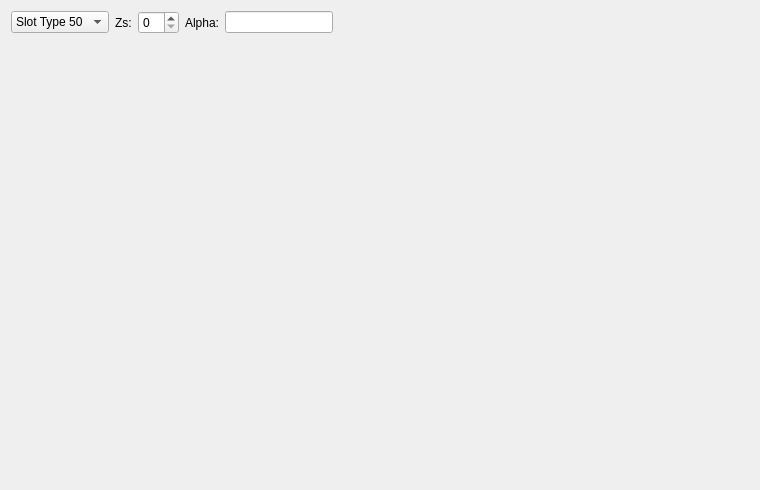
<?xml version="1.0" encoding="UTF-8"?>
<ui version="4.0">
 <class>WNotch</class>
 <widget class="QWidget" name="WNotch">
  <property name="geometry">
   <rect>
    <x>0</x>
    <y>0</y>
    <width>760</width>
    <height>490</height>
   </rect>
  </property>
  <property name="minimumSize">
   <size>
    <width>760</width>
    <height>490</height>
   </size>
  </property>
  <property name="windowTitle">
   <string>Form</string>
  </property>
  <layout class="QVBoxLayout" name="verticalLayout">
   <item>
    <layout class="QHBoxLayout" name="horizontalLayout">
     <item>
      <widget class="QComboBox" name="c_slot_type">
       <item>
        <property name="text">
         <string>Slot Type 50</string>
        </property>
       </item>
       <item>
        <property name="text">
         <string>Slot Type 51</string>
        </property>
       </item>
       <item>
        <property name="text">
         <string>Slot Type 52</string>
        </property>
       </item>
       <item>
        <property name="text">
         <string>Slot Type 53</string>
        </property>
       </item>
       <item>
        <property name="text">
         <string>Slot Type 54</string>
        </property>
       </item>
       <item>
        <property name="text">
         <string>Slot Type 55</string>
        </property>
       </item>
       <item>
        <property name="text">
         <string>Slot Type 56</string>
        </property>
       </item>
      </widget>
     </item>
     <item>
      <widget class="QLabel" name="in_Zs">
       <property name="text">
        <string>Zs:</string>
       </property>
      </widget>
     </item>
     <item>
      <widget class="QSpinBox" name="si_Zs"/>
     </item>
     <item>
      <widget class="QLabel" name="in_alpha">
       <property name="text">
        <string>Alpha:</string>
       </property>
      </widget>
     </item>
     <item>
      <widget class="FloatEdit" name="lf_alpha">
       <property name="sizePolicy">
        <sizepolicy hsizetype="Preferred" vsizetype="Fixed">
         <horstretch>0</horstretch>
         <verstretch>0</verstretch>
        </sizepolicy>
       </property>
      </widget>
     </item>
     <item>
      <spacer name="horizontalSpacer">
       <property name="orientation">
        <enum>Qt::Horizontal</enum>
       </property>
       <property name="sizeHint" stdset="0">
        <size>
         <width>40</width>
         <height>20</height>
        </size>
       </property>
      </spacer>
     </item>
    </layout>
   </item>
   <item>
    <widget class="QWidget" name="w_notch" native="true">
     <property name="sizePolicy">
      <sizepolicy hsizetype="Preferred" vsizetype="Expanding">
       <horstretch>0</horstretch>
       <verstretch>0</verstretch>
      </sizepolicy>
     </property>
     <property name="minimumSize">
      <size>
       <width>750</width>
       <height>450</height>
      </size>
     </property>
    </widget>
   </item>
  </layout>
 </widget>
 <customwidgets>
  <customwidget>
   <class>FloatEdit</class>
   <extends>QLineEdit</extends>
   <header>.....GUI/Tools/FloatEdit.h</header>
  </customwidget>
 </customwidgets>
 <resources/>
 <connections/>
</ui>
